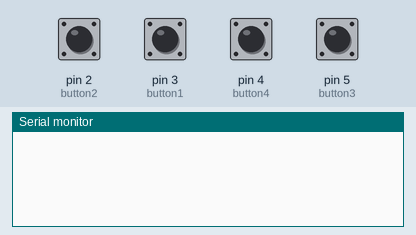
Simulated run of this sketch. Board: Arduino Uno, built with avr-gcc and run on an emulated ATmega328P. Parts: the last lines printed to the serial monitor. Inputs (shaded band) come from the test bench; at power-on: pin 2 (button2), pin 3 (button1), pin 4 (button4), pin 5 (button3) LOW.

Above: at 1.2 s.
1.3 s: pin 2 (button2) pulled HIGH for 0.15 s
At 2.5 s:
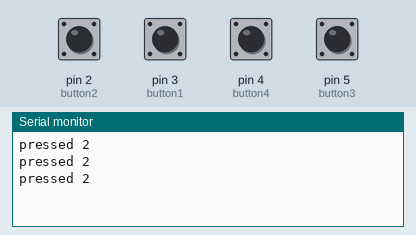
2.9 s: pin 3 (button1) pulled HIGH for 0.15 s
At 3.7 s:
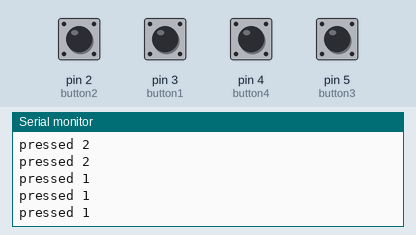
4.5 s: pin 4 (button4) pulled HIGH for 0.15 s
At 5.0 s:
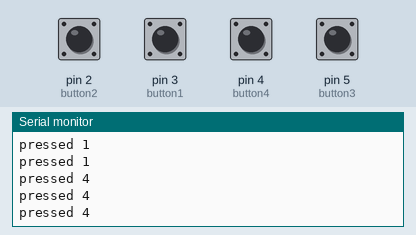
6.1 s: pin 5 (button3) pulled HIGH for 0.15 s
At 7.5 s:
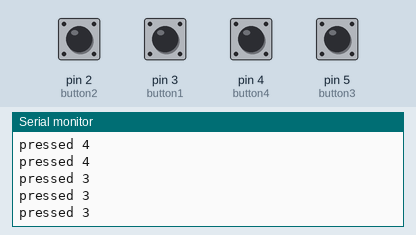
Timing chart, 0 to 8.7 s (numbered marks = the images above; inputs shaded):
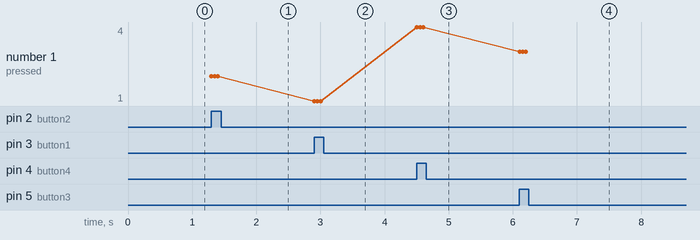

The sketch:

membrane_keypad.ino
```cpp
// first pin connected to power
// buttons connected to pins 2 - 5 with pull down resistors
const int button1 = 3;
const int button2 = 2;
const int button3 = 5;
const int button4 = 4;

// all buttons set to LOW
int buttonState1 = 0;
int buttonState2 = 0;
int buttonState3 = 0;
int buttonState4 = 0;

void setup() {
  // label pins input or output
  pinMode(button1, INPUT);
  pinMode(button2, INPUT);
  pinMode(button3, INPUT);
  pinMode(button4, INPUT);
  // begin serial for readings
  Serial.begin(9600);
}

void loop() {
  //Serial.print("hello World");

  //read state of each button
  buttonState1 = digitalRead(button1);
  buttonState2 = digitalRead(button2);
  buttonState3 = digitalRead(button3);
  buttonState4 = digitalRead(button4);

  //if button pressed, say which button
  if (buttonState1 == HIGH) {
    Serial.println("pressed 1");
  }
  if (buttonState2 == HIGH) {
    Serial.println("pressed 2");
  }
  if (buttonState3 == HIGH) {
    Serial.println("pressed 3");
  }
  if (buttonState4 == HIGH) {
    Serial.println("pressed 4");
  }

  delay(50);

}
```

Measured:
- after the input at 1.3 s, the serial monitor: prints a new line at once (image 1)
- after the input at 2.9 s, the serial monitor: prints a new line at once (image 2)
- after the input at 4.5 s, the serial monitor: prints a new line at once (image 3)
- after the input at 6.1 s, the serial monitor: prints a new line at once (image 4)
- plotted number 1: 2 → 1 after the input at 2.9 s, 1 → 4 after the input at 4.5 s, 4 → 3 after the input at 6.1 s
